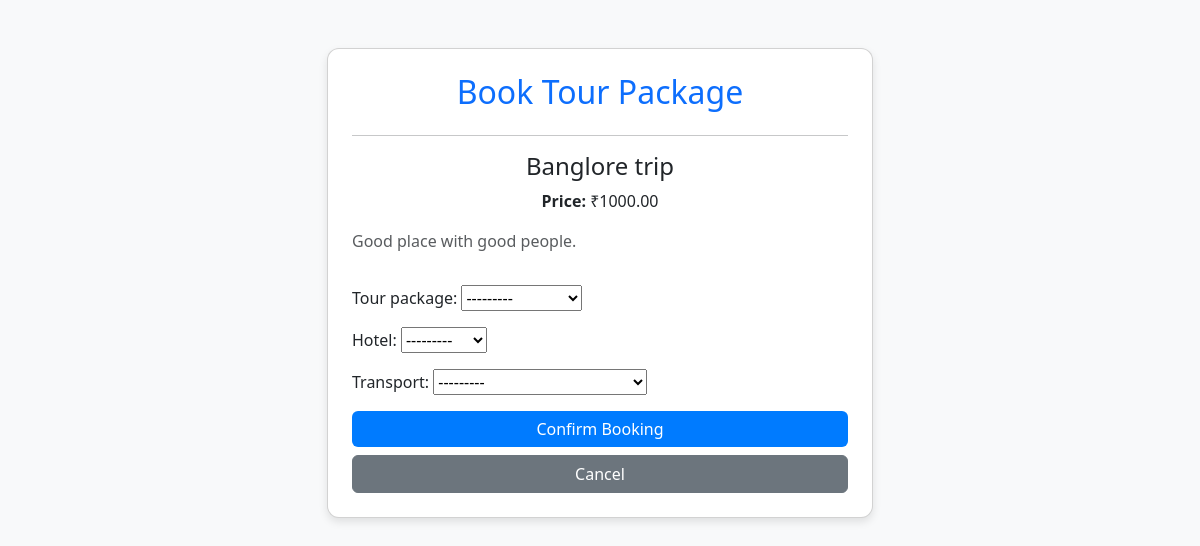
/book-package/4/ (signed in), run on the app's committed database.
### app/models.py (models this page shows)
class TourPackage(models.Model):
    name = models.CharField(max_length=255)
    destination = models.CharField(max_length=255)
    duration = models.IntegerField(help_text="Duration in days")
    price = models.DecimalField(max_digits=10, decimal_places=2)
    description = models.TextField()
    start_date = models.DateField()
    end_date = models.DateField()
    availability = models.IntegerField(help_text="Number of slots available")
    image = models.ImageField(upload_to='tour_packages/', null=True, blank=True)
    def __str__(self):
        return self.name

### app/views.py (the view)
# urls.py: path('book-package/<int:package_id>/', views.book_package, name='book_package'),
def book_package(request, package_id):
    customer = get_logged_in_customer(request)
    if not customer:
        messages.error(request, "You must be logged in to book a package.")
        return redirect("login")
    tour_package = TourPackage.objects.get(id=package_id)
    if request.method == "POST":
        form = BookingForm(request.POST)
        if form.is_valid():
            booking = form.save(commit=False)
            booking.customer = customer  # Assigning logged-in customer
            booking.tour_package = tour_package
            booking.save()
            messages.success(request, "Package booked successfully!")
            return redirect("view_bookings")
    else:
        form = BookingForm()
    return render(request, "customer/book_package.html", {"form": form, "tour_package": tour_package})

### app/forms.py
class BookingForm(forms.ModelForm):
    class Meta:
        model = Booking
        fields = ['tour_package', 'hotel', 'transport']

### app/models.py (called while the page is built)
    def __str__(self):
        return f"{self.mode} - {self.provider}"

    def __str__(self):
        return self.name

### app/views.py (called while the page is built)
def get_logged_in_customer(request):
    user_id = request.session.get("user_id")
    if user_id:
        try:
            return Customer.objects.get(id=user_id)
        except Customer.DoesNotExist:
            return None
    return None

### templates/customer/book_package.html (shortened to what this page needs)
<!DOCTYPE html>
<html lang="en">
<head>
    <link href="https://cdn.jsdelivr.net/npm/bootstrap@5.3.0/dist/css/bootstrap.min.css" rel="stylesheet">
</head>
<body>
    <div class="container mt-5">
        <div class="row justify-content-center">
            <div class="col-md-6">
                <div class="card p-4">
                    <h2 class="text-center text-primary">Book Tour Package</h2>
                    <hr>
                    <h4 class="text-center">{{ tour_package.name }}</h4>
                    <p class="text-center"><strong>Price:</strong> ₹{{ tour_package.price }}</p>
                    <p class="text-muted">{{ tour_package.description }}</p>
                    <form method="POST" class="mt-3">
                        <div class="mb-3">
                            {{ form.as_p }}
                        </div>
                        <div class="d-grid gap-2">
                            <button type="submit" class="btn btn-primary">Confirm Booking</button>
                            <a href="{% url 'view_bookings' %}" class="btn btn-secondary">Cancel</a>
                        </div>
                    </form>
                </div>
            </div>
        </div>
    </div>
</body>
</html>

### templates/customer/book_package.html (style rules this page uses)
body { background-color: #f8f9fa; }
.card { border-radius: 12px; box-shadow: 0 4px 8px rgba(0, 0, 0, 0.1); background: #fff; }
.btn-primary { background-color: #007bff; border: none; }

### data on the page
TourPackage: name "Banglore trip", price "1000.00", description "Good place with good people."
